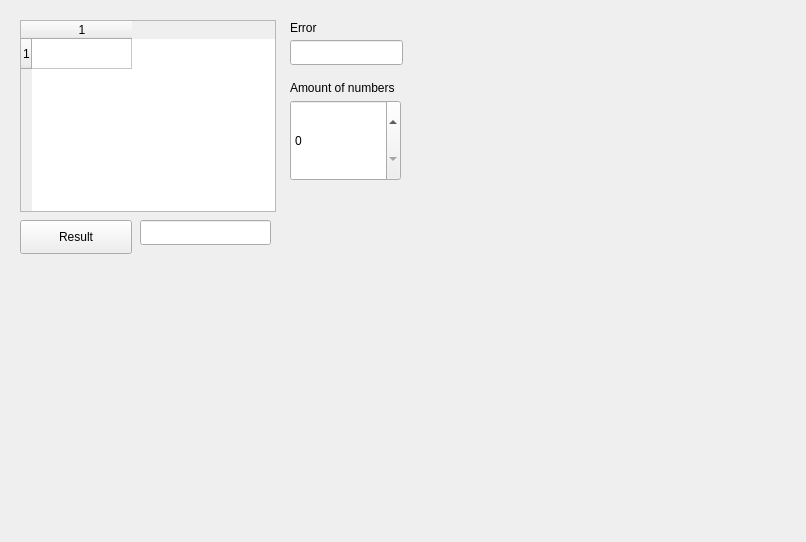
<?xml version="1.0" encoding="UTF-8"?>
<ui version="4.0">
 <class>Widget</class>
 <widget class="QWidget" name="Widget">
  <property name="geometry">
   <rect>
    <x>0</x>
    <y>0</y>
    <width>806</width>
    <height>542</height>
   </rect>
  </property>
  <property name="windowTitle">
   <string>Widget</string>
  </property>
  <widget class="QLineEdit" name="lineEdit">
   <property name="geometry">
    <rect>
     <x>140</x>
     <y>220</y>
     <width>131</width>
     <height>25</height>
    </rect>
   </property>
   <property name="readOnly">
    <bool>true</bool>
   </property>
  </widget>
  <widget class="QLineEdit" name="mist">
   <property name="geometry">
    <rect>
     <x>290</x>
     <y>40</y>
     <width>113</width>
     <height>25</height>
    </rect>
   </property>
   <property name="readOnly">
    <bool>true</bool>
   </property>
  </widget>
  <widget class="QPushButton" name="kn">
   <property name="geometry">
    <rect>
     <x>20</x>
     <y>220</y>
     <width>112</width>
     <height>34</height>
    </rect>
   </property>
   <property name="text">
    <string>Result</string>
   </property>
  </widget>
  <widget class="QSpinBox" name="spinBox">
   <property name="geometry">
    <rect>
     <x>290</x>
     <y>100</y>
     <width>111</width>
     <height>81</height>
    </rect>
   </property>
  </widget>
  <widget class="QTableWidget" name="tabl">
   <property name="geometry">
    <rect>
     <x>20</x>
     <y>20</y>
     <width>256</width>
     <height>192</height>
    </rect>
   </property>
   <row>
    <property name="text">
     <string>1</string>
    </property>
   </row>
   <column>
    <property name="text">
     <string>1</string>
    </property>
   </column>
  </widget>
  <widget class="QLabel" name="label">
   <property name="geometry">
    <rect>
     <x>290</x>
     <y>20</y>
     <width>55</width>
     <height>16</height>
    </rect>
   </property>
   <property name="text">
    <string>Error</string>
   </property>
  </widget>
  <widget class="QLabel" name="label_2">
   <property name="geometry">
    <rect>
     <x>290</x>
     <y>80</y>
     <width>121</width>
     <height>16</height>
    </rect>
   </property>
   <property name="text">
    <string>Amount of numbers</string>
   </property>
  </widget>
 </widget>
 <layoutdefault spacing="6" margin="11"/>
 <resources/>
 <connections/>
</ui>
